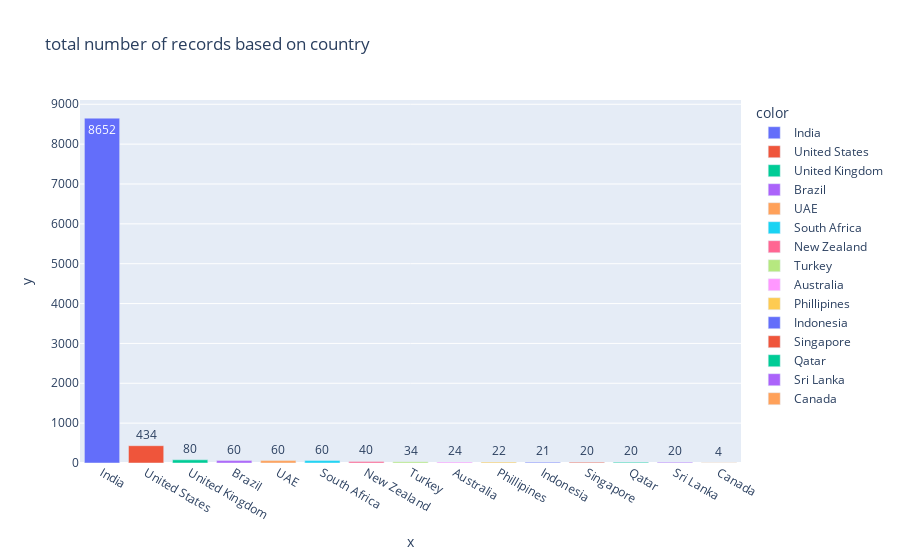

Source (notebook cell):
### Markdown cell above
# From this we can summarize that the maximum number of transactions happen in India
## As Zomato is a startup from India hence it makes sense that it has maximum business spread across restaurants in India.

### Code cell
px.bar(d,x = data.index , y = data.values,text=data.index,color = data.index,text_auto=True,title="total number of records based on country")

### Figure 1 — Plotly figure (JSON) as saved in the notebook; plotly's stock layout.template omitted (floating-point values rounded to 4 significant figures)
{"data": [{"alignmentgroup": "True", "hovertemplate": "color=India<br>x=%{x}<br>y=%{y}<br>text=%{text}<extra></extra>", "legendgroup": "India", "marker": {"color": "#636efa", "pattern": {"shape": ""}}, "name": "India", "offsetgroup": "India", "orientation": "v", "showlegend": true, "text": ["India"], "textposition": "auto", "texttemplate": "%{y}", "type": "bar", "x": ["India"], "xaxis": "x", "y": [8652], "yaxis": "y"}, {"alignmentgroup": "True", "hovertemplate": "color=United States<br>x=%{x}<br>y=%{y}<br>text=%{text}<extra></extra>", "legendgroup": "United States", "marker": {"color": "#EF553B", "pattern": {"shape": ""}}, "name": "United States", "offsetgroup": "United States", "orientation": "v", "showlegend": true, "text": ["United States"], "textposition": "auto", "texttemplate": "%{y}", "type": "bar", "x": ["United States"], "xaxis": "x", "y": [434], "yaxis": "y"}, {"alignmentgroup": "True", "hovertemplate": "color=United Kingdom<br>x=%{x}<br>y=%{y}<br>text=%{text}<extra></extra>", "legendgroup": "United Kingdom", "marker": {"color": "#00cc96", "pattern": {"shape": ""}}, "name": "United Kingdom", "offsetgroup": "United Kingdom", "orientation": "v", "showlegend": true, "text": ["United Kingdom"], "textposition": "auto", "texttemplate": "%{y}", "type": "bar", "x": ["United Kingdom"], "xaxis": "x", "y": [80], "yaxis": "y"}, {"alignmentgroup": "True", "hovertemplate": "color=Brazil<br>x=%{x}<br>y=%{y}<br>text=%{text}<extra></extra>", "legendgroup": "Brazil", "marker": {"color": "#ab63fa", "pattern": {"shape": ""}}, "name": "Brazil", "offsetgroup": "Brazil", "orientation": "v", "showlegend": true, "text": ["Brazil"], "textposition": "auto", "texttemplate": "%{y}", "type": "bar", "x": ["Brazil"], "xaxis": "x", "y": [60], "yaxis": "y"}, {"alignmentgroup": "True", "hovertemplate": "color=UAE<br>x=%{x}<br>y=%{y}<br>text=%{text}<extra></extra>", "legendgroup": "UAE", "marker": {"color": "#FFA15A", "pattern": {"shape": ""}}, "name": "UAE", "offsetgroup": "UAE", "orientation": "v", "showlegend": true, "text": ["UAE"], "textposition": "auto", "texttemplate": "%{y}", "type": "bar", "x": ["UAE"], "xaxis": "x", "y": [60], "yaxis": "y"}, {"alignmentgroup": "True", "hovertemplate": "color=South Africa<br>x=%{x}<br>y=%{y}<br>text=%{text}<extra></extra>", "legendgroup": "South Africa", "marker": {"color": "#19d3f3", "pattern": {"shape": ""}}, "name": "South Africa", "offsetgroup": "South Africa", "orientation": "v", "showlegend": true, "text": ["South Africa"], "textposition": "auto", "texttemplate": "%{y}", "type": "bar", "x": ["South Africa"], "xaxis": "x", "y": [60], "yaxis": "y"}, {"alignmentgroup": "True", "hovertemplate": "color=New Zealand<br>x=%{x}<br>y=%{y}<br>text=%{text}<extra></extra>", "legendgroup": "New Zealand", "marker": {"color": "#FF6692", "pattern": {"shape": ""}}, "name": "New Zealand", "offsetgroup": "New Zealand", "orientation": "v", "showlegend": true, "text": ["New Zealand"], "textposition": "auto", "texttemplate": "%{y}", "type": "bar", "x": ["New Zealand"], "xaxis": "x", "y": [40], "yaxis": "y"}, {"alignmentgroup": "True", "hovertemplate": "color=Turkey<br>x=%{x}<br>y=%{y}<br>text=%{text}<extra></extra>", "legendgroup": "Turkey", "marker": {"color": "#B6E880", "pattern": {"shape": ""}}, "name": "Turkey", "offsetgroup": "Turkey", "orientation": "v", "showlegend": true, "text": ["Turkey"], "textposition": "auto", "texttemplate": "%{y}", "type": "bar", "x": ["Turkey"], "xaxis": "x", "y": [34], "yaxis": "y"}, {"alignmentgroup": "True", "hovertemplate": "color=Australia<br>x=%{x}<br>y=%{y}<br>text=%{text}<extra></extra>", "legendgroup": "Australia", "marker": {"color": "#FF97FF", "pattern": {"shape": ""}}, "name": "Australia", "offsetgroup": "Australia", "orientation": "v", "showlegend": true, "text": ["Australia"], "textposition": "auto", "texttemplate": "%{y}", "type": "bar", "x": ["Australia"], "xaxis": "x", "y": [24], "yaxis": "y"}, {"alignmentgroup": "True", "hovertemplate": "color=Phillipines<br>x=%{x}<br>y=%{y}<br>text=%{text}<extra></extra>", "legendgroup": "Phillipines", "marker": {"color": "#FECB52", "pattern": {"shape": ""}}, "name": "Phillipines", "offsetgroup": "Phillipines", "orientation": "v", "showlegend": true, "text": ["Phillipines"], "textposition": "auto", "texttemplate": "%{y}", "type": "bar", "x": ["Phillipines"], "xaxis": "x", "y": [22], "yaxis": "y"}, {"alignmentgroup": "True", "hovertemplate": "color=Indonesia<br>x=%{x}<br>y=%{y}<br>text=%{text}<extra></extra>", "legendgroup": "Indonesia", "marker": {"color": "#636efa", "pattern": {"shape": ""}}, "name": "Indonesia", "offsetgroup": "Indonesia", "orientation": "v", "showlegend": true, "text": ["Indonesia"], "textposition": "auto", "texttemplate": "%{y}", "type": "bar", "x": ["Indonesia"], "xaxis": "x", "y": [21], "yaxis": "y"}, {"alignmentgroup": "True", "hovertemplate": "color=Singapore<br>x=%{x}<br>y=%{y}<br>text=%{text}<extra></extra>", "legendgroup": "Singapore", "marker": {"color": "#EF553B", "pattern": {"shape": ""}}, "name": "Singapore", "offsetgroup": "Singapore", "orientation": "v", "showlegend": true, "text": ["Singapore"], "textposition": "auto", "texttemplate": "%{y}", "type": "bar", "x": ["Singapore"], "xaxis": "x", "y": [20], "yaxis": "y"}, {"alignmentgroup": "True", "hovertemplate": "color=Qatar<br>x=%{x}<br>y=%{y}<br>text=%{text}<extra></extra>", "legendgroup": "Qatar", "marker": {"color": "#00cc96", "pattern": {"shape": ""}}, "name": "Qatar", "offsetgroup": "Qatar", "orientation": "v", "showlegend": true, "text": ["Qatar"], "textposition": "auto", "texttemplate": "%{y}", "type": "bar", "x": ["Qatar"], "xaxis": "x", "y": [20], "yaxis": "y"}, {"alignmentgroup": "True", "hovertemplate": "color=Sri Lanka<br>x=%{x}<br>y=%{y}<br>text=%{text}<extra></extra>", "legendgroup": "Sri Lanka", "marker": {"color": "#ab63fa", "pattern": {"shape": ""}}, "name": "Sri Lanka", "offsetgroup": "Sri Lanka", "orientation": "v", "showlegend": true, "text": ["Sri Lanka"], "textposition": "auto", "texttemplate": "%{y}", "type": "bar", "x": ["Sri Lanka"], "xaxis": "x", "y": [20], "yaxis": "y"}, {"alignmentgroup": "True", "hovertemplate": "color=Canada<br>x=%{x}<br>y=%{y}<br>text=%{text}<extra></extra>", "legendgroup": "Canada", "marker": {"color": "#FFA15A", "pattern": {"shape": ""}}, "name": "Canada", "offsetgroup": "Canada", "orientation": "v", "showlegend": true, "text": ["Canada"], "textposition": "auto", "texttemplate": "%{y}", "type": "bar", "x": ["Canada"], "xaxis": "x", "y": [4], "yaxis": "y"}], "layout": {"barmode": "relative", "legend": {"title": {"text": "color"}, "tracegroupgap": 0}, "title": {"text": "total number of records based on country"}, "xaxis": {"anchor": "y", "domain": [0, 1], "title": {"text": "x"}}, "yaxis": {"anchor": "x", "domain": [0, 1], "title": {"text": "y"}}}}
